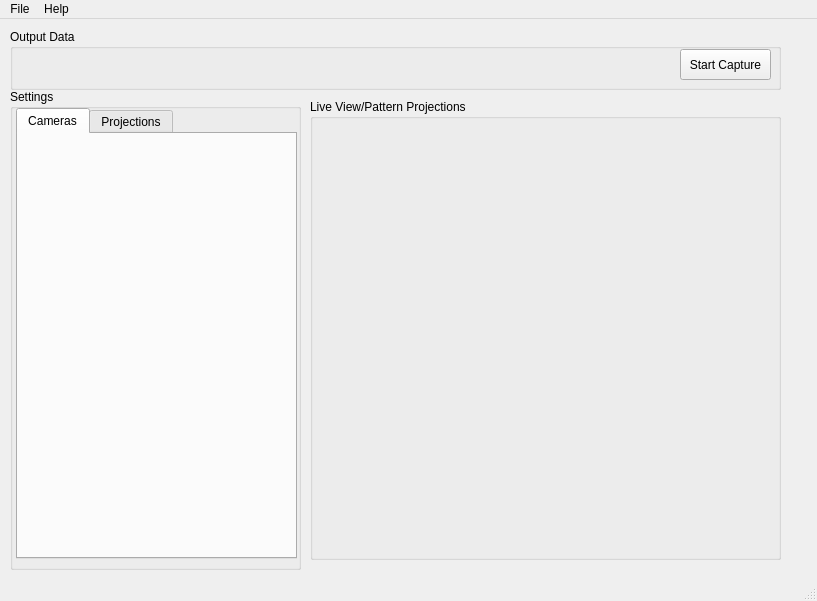
<?xml version="1.0" encoding="UTF-8"?>
<ui version="4.0">
 <class>MainWindow</class>
 <widget class="QMainWindow" name="MainWindow">
  <property name="geometry">
   <rect>
    <x>0</x>
    <y>0</y>
    <width>817</width>
    <height>601</height>
   </rect>
  </property>
  <property name="windowTitle">
   <string>MainWindow</string>
  </property>
  <widget class="QWidget" name="centralwidget">
   <widget class="QGroupBox" name="groupBox">
    <property name="geometry">
     <rect>
      <x>10</x>
      <y>10</y>
      <width>771</width>
      <height>61</height>
     </rect>
    </property>
    <property name="title">
     <string>Output Data</string>
    </property>
    <widget class="QPushButton" name="pushButton">
     <property name="geometry">
      <rect>
       <x>670</x>
       <y>20</y>
       <width>91</width>
       <height>31</height>
      </rect>
     </property>
     <property name="text">
      <string>Start Capture</string>
     </property>
    </widget>
   </widget>
   <widget class="QGroupBox" name="groupBox_2">
    <property name="geometry">
     <rect>
      <x>10</x>
      <y>70</y>
      <width>291</width>
      <height>481</height>
     </rect>
    </property>
    <property name="title">
     <string>Settings</string>
    </property>
    <widget class="QTabWidget" name="tabWidget">
     <property name="geometry">
      <rect>
       <x>6</x>
       <y>19</y>
       <width>281</width>
       <height>451</height>
      </rect>
     </property>
     <property name="toolTip">
      <string>&lt;html&gt;&lt;head/&gt;&lt;body&gt;&lt;p&gt;Cameras&lt;/p&gt;&lt;/body&gt;&lt;/html&gt;</string>
     </property>
     <property name="currentIndex">
      <number>0</number>
     </property>
     <widget class="QWidget" name="tabCameras">
      <attribute name="title">
       <string>Cameras</string>
      </attribute>
     </widget>
     <widget class="QWidget" name="tabProjections">
      <attribute name="title">
       <string>Projections</string>
      </attribute>
     </widget>
    </widget>
   </widget>
   <widget class="QGroupBox" name="groupBox_3">
    <property name="geometry">
     <rect>
      <x>310</x>
      <y>80</y>
      <width>471</width>
      <height>461</height>
     </rect>
    </property>
    <property name="title">
     <string>Live View/Pattern Projections</string>
    </property>
   </widget>
  </widget>
  <widget class="QMenuBar" name="menubar">
   <property name="geometry">
    <rect>
     <x>0</x>
     <y>0</y>
     <width>817</width>
     <height>21</height>
    </rect>
   </property>
   <widget class="QMenu" name="menuFile">
    <property name="title">
     <string>File</string>
    </property>
   </widget>
   <widget class="QMenu" name="menuHelp">
    <property name="title">
     <string>Help</string>
    </property>
   </widget>
   <addaction name="menuFile"/>
   <addaction name="menuHelp"/>
  </widget>
  <widget class="QStatusBar" name="statusbar"/>
 </widget>
 <resources/>
 <connections/>
</ui>
